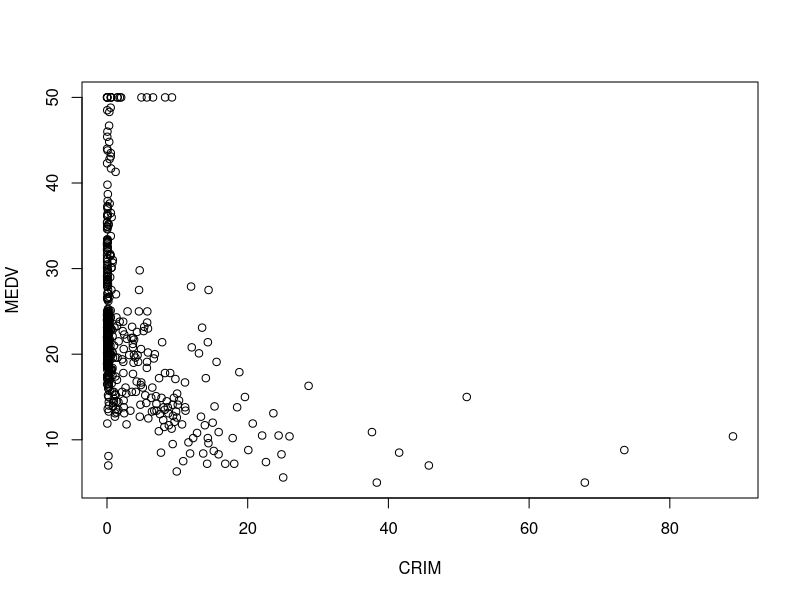
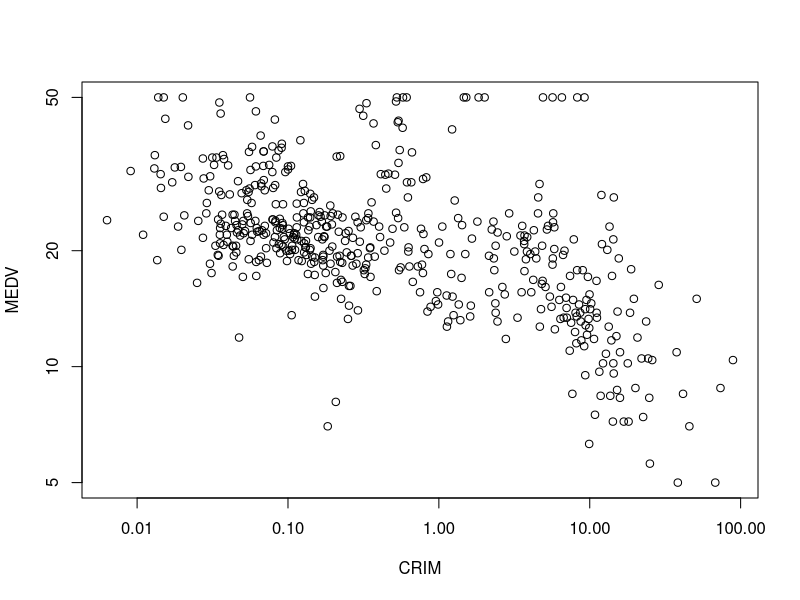
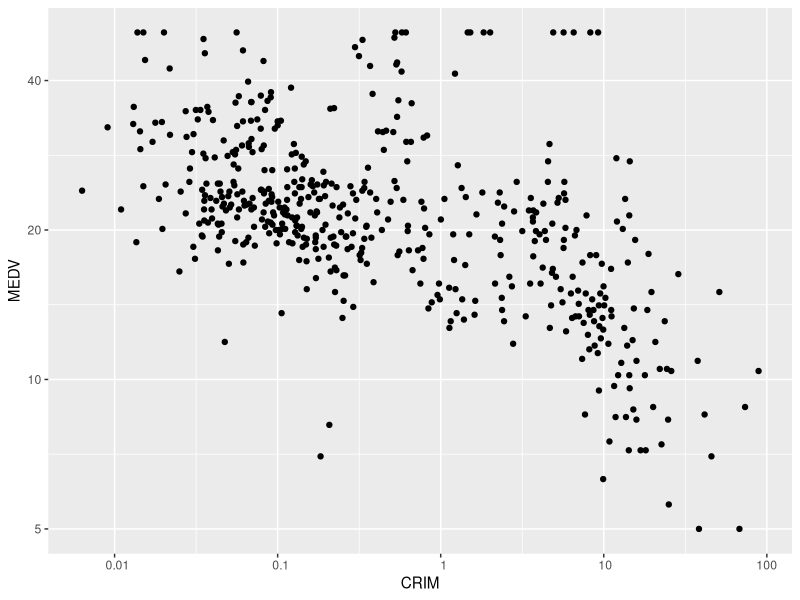
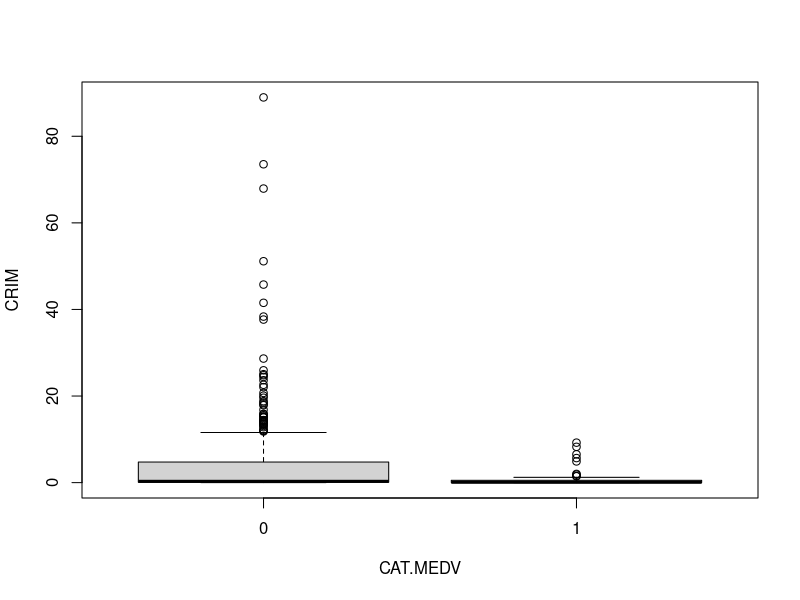
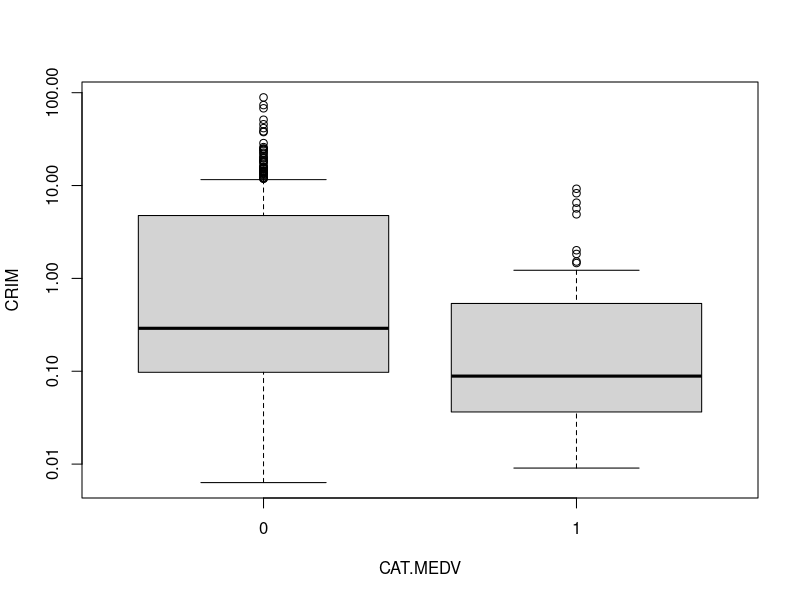

R code for these plots, in order:
# Chapter - 3 Data Exploration and Visualization
install.packages(c("GGally", "ggmap", "mosaic", "treemap"))
setwd("~/Prakash Documents/BUAN 6356/Spring 2020 Course Material/Excel, CSV and JMP FIles")


housing.df <- read.csv("BostonHousing.csv")

#### Figure 3.8

options(scipen=999) # avoid scientific notation

## scatter plot: regular and log scale
plot(housing.df$MEDV ~ housing.df$CRIM, xlab = "CRIM", ylab = "MEDV")


# to use logarithmic scale set argument log = to either 'x', 'y', or 'xy'. 
plot(housing.df$MEDV ~ housing.df$CRIM, 
     xlab = "CRIM", ylab = "MEDV", log = 'xy')

# alternative log-scale plot with ggplot
library(ggplot2)
ggplot(housing.df) + geom_point(aes(x = CRIM, y = MEDV)) + 
  scale_x_log10(breaks = 10^(-2:2),
                labels = format(10^(-2:2), scientific = FALSE, drop0trailing = TRUE)) +
  scale_y_log10(breaks = c(5, 10, 20, 40))

## boxplot: regular and log scale
boxplot(housing.df$CRIM ~ housing.df$CAT..MEDV, 
        xlab = "CAT.MEDV", ylab = "CRIM")
boxplot(housing.df$CRIM ~ housing.df$CAT..MEDV, 
        xlab = "CAT.MEDV", ylab = "CRIM", log = 'y')

# ------------------validated ----------------------

